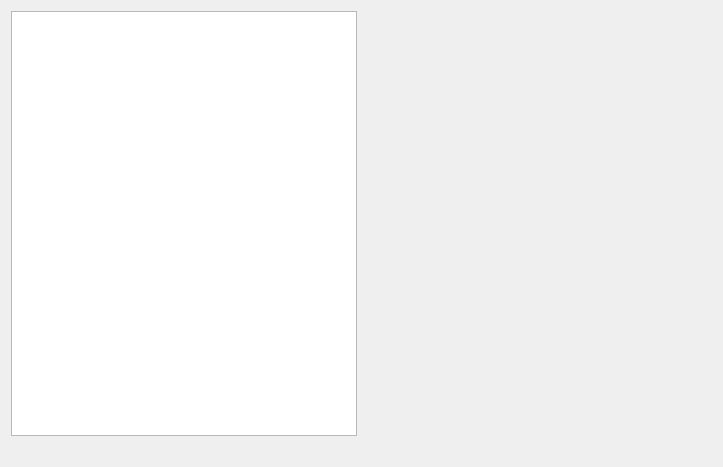
<?xml version="1.0" encoding="UTF-8"?>
<ui version="4.0">
 <class>QRCToken</class>
 <widget class="QWidget" name="QRCToken">
  <property name="geometry">
   <rect>
    <x>0</x>
    <y>0</y>
    <width>723</width>
    <height>467</height>
   </rect>
  </property>
  <property name="windowTitle">
   <string>Form</string>
  </property>
  <layout class="QVBoxLayout" name="verticalLayout_2" stretch="0,0,0">
   <item>
    <layout class="QHBoxLayout" name="horizontalLayout" stretch="1,1">
     <property name="spacing">
      <number>9</number>
     </property>
     <item>
      <layout class="QVBoxLayout" name="verticalLayout_3">
       <item>
        <widget class="QListView" name="tokensList">
         <property name="styleSheet">
          <string notr="true"/>
         </property>
        </widget>
       </item>
      </layout>
     </item>
     <item>
      <widget class="QStackedWidget" name="stackedWidgetToken"/>
     </item>
    </layout>
   </item>
   <item>
    <spacer name="verticalSpacer">
     <property name="orientation">
      <enum>Qt::Vertical</enum>
     </property>
     <property name="sizeType">
      <enum>QSizePolicy::Fixed</enum>
     </property>
     <property name="sizeHint" stdset="0">
      <size>
       <width>20</width>
       <height>20</height>
      </size>
     </property>
    </spacer>
   </item>
   <item>
    <layout class="QVBoxLayout" name="tokenViewLayout"/>
   </item>
  </layout>
 </widget>
 <resources/>
 <connections/>
</ui>
